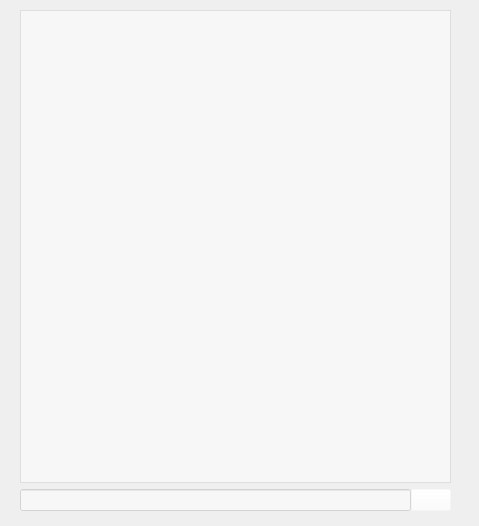
<?xml version="1.0" encoding="UTF-8"?>
<ui version="4.0">
 <class>Form</class>
 <widget class="QWidget" name="Form">
  <property name="geometry">
   <rect>
    <x>0</x>
    <y>0</y>
    <width>479</width>
    <height>526</height>
   </rect>
  </property>
  <property name="windowTitle">
   <string>Telegram v0.1</string>
  </property>
  <property name="styleSheet">
   <string notr="true"/>
  </property>
  <widget class="QWidget" name="verticalLayoutWidget">
   <property name="geometry">
    <rect>
     <x>20</x>
     <y>10</y>
     <width>431</width>
     <height>501</height>
    </rect>
   </property>
   <layout class="QVBoxLayout" name="verticalLayout">
    <item>
     <widget class="QListWidget" name="listWidget">
      <property name="styleSheet">
       <string notr="true">QListWidget {
	background-color: rgba(255, 255, 255, 0.5);
}</string>
      </property>
     </widget>
    </item>
    <item>
     <layout class="QHBoxLayout" name="horizontalLayout">
      <property name="spacing">
       <number>0</number>
      </property>
      <property name="sizeConstraint">
       <enum>QLayout::SetDefaultConstraint</enum>
      </property>
      <item>
       <widget class="QLineEdit" name="lineEdit">
        <property name="styleSheet">
         <string notr="true">QLineEdit {
	background-color: rgba(255, 255, 255, 0.5);
	color: black;
}</string>
        </property>
       </widget>
      </item>
      <item>
       <widget class="QPushButton" name="pushButton">
        <property name="cursor">
         <cursorShape>PointingHandCursor</cursorShape>
        </property>
        <property name="styleSheet">
         <string notr="true">QPushButton {
	background-color: rgba(255,255,255, 0);
}

QPushButton:hover {
	background-color: rgba(128, 166, 255, 0.5);
}</string>
        </property>
        <property name="text">
         <string/>
        </property>
        <property name="icon">
         <iconset>
          <normaloff>icons/send.png</normaloff>icons/send.png</iconset>
        </property>
       </widget>
      </item>
     </layout>
    </item>
   </layout>
  </widget>
  <widget class="QLabel" name="label">
   <property name="geometry">
    <rect>
     <x>0</x>
     <y>0</y>
     <width>481</width>
     <height>531</height>
    </rect>
   </property>
   <property name="styleSheet">
    <string notr="true">QLabel {
	background-image: url(&quot;images/background.jpg&quot;);
	background-repeat: no-repeat;
	background-attachment: fixed;
	background-position: center;
}</string>
   </property>
   <property name="text">
    <string/>
   </property>
  </widget>
  <zorder>label</zorder>
  <zorder>verticalLayoutWidget</zorder>
 </widget>
 <resources/>
 <connections/>
</ui>
